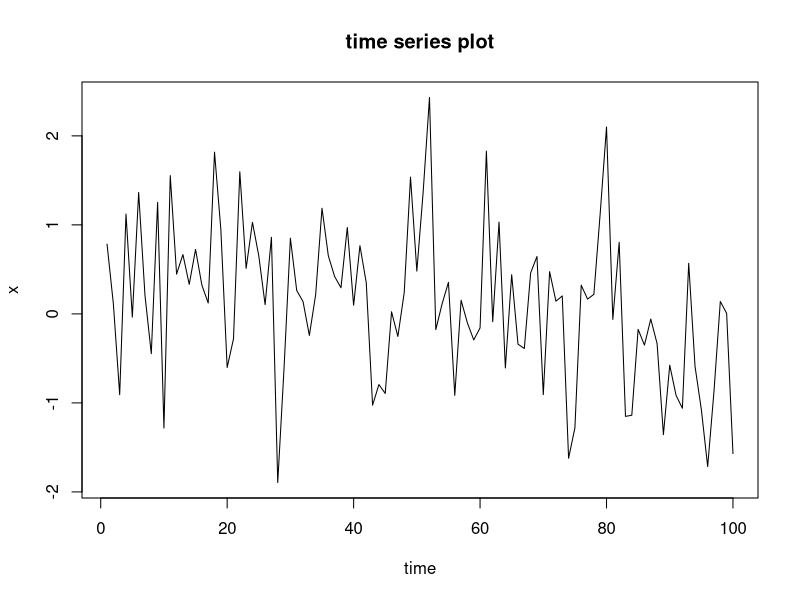

This figure's R source:
## ---- chunk 1
x = rnorm(100)
plot(x, type = "l", xlab = "time", main = "time series plot")
